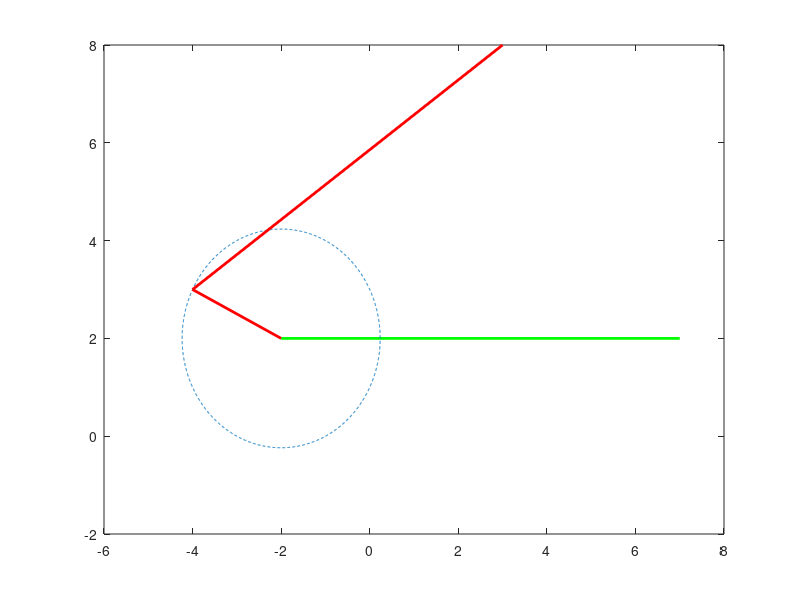

This figure's MATLAB source: (Note: this script raises an error after producing the figure.)
 %%%%%%%%% Path Generation Three Precision Point Problem without Prescribed Timing %%%%%%%%%%
% Fixed line A0B0
a0x=-2;%a0x=input('Enter x coordinate of A0 point=');
a0y=2;%a0y=input('Enter y coordinate of A0 point=');
b0x=7;%b0x=input('Enter x coordinate of B0 point=');
b0y=2;%b0y=input('Enter y coordinate of B0 point=');

% Different Position
p1x=3;%p1x=input('Enter x coordinate of P1 point=');
p1y=8;%p1y=input('Enter y coordinate of P1 point=');

p2x=4;%p2x=input('Enter x coordinate of P2 point=');
p2y=8.5;%p2y=input('Enter y coordinate of P2 point=');

p3x=5;%p3x=input('Enter x coordinate of P3 point=');
p3y=8.2;%p3y=input('Enter y coordinate of P3 point=');

a1x=-4;%p3x=input('Enter x coordinate of A1 point=');
a1y=3;%p3y=input('Enter y coordinate of A1 point=');

% Connect different links
A0B0x=[a0x,b0x];
A0B0y=[a0y,b0y];

% Mechanism Ploting
plot(A0B0x,A0B0y,'green','LineWidth',2);
hold on

% Crank and Crank circle Plotting
A0A1x=[a0x,a1x];
A0A1y=[a0y,a1y];
CrankLength=((a0x-a1x)^2+(a0y-a1y)^2)^0.5;
alpha=0:pi/1000:2*pi;
a0xc=CrankLength*cos(alpha)+a0x;
a0yc=CrankLength*sin(alpha)+a0y;
plot(a0xc,a0yc,'--');
hold on

% Connecting A1P1
APLength=((a1x-p1x)^2+(a1y-p1y)^2)^0.5;
plot(A0A1x,A0A1y,'r','LineWidth',2);
hold on
A1P1x=[a1x,p1x];
A1P1y=[a1y,p1y];
plot(A1P1x,A1P1y,'r','LineWidth',2);
hold on

% Connecting A2P2
C1=[p2x,p2y];
C2=[a0x,a0y];
R1=APLength;
R2=CrankLength;
F=@(x) ([(x(1)-C1(1))^2+(x(2)-C1(2))^2-R1^2; ...
         (x(1)-C2(1))^2+(x(2)-C2(2))^2-R2^2]);
opt=optimoptions(@fsolve);
opt.Algorithm='levenberg-marquardt';
opt.Display='off';
x=fsolve(F,[C1(1),C1(1)+R1],opt);
fprintf('First intersection point for A2P2 line: (%f,%f)\n',x(1),x(2));
a2x=x(1);
a2y=x(2);
plot(a2x,a2y,'r*','MarkerSize',3);
hold on
x=fsolve(F,[C1(1),C1(1)-R1],opt);
fprintf('Second intersection point for A2P2 line: (%f,%f)\n',x(1),x(2));
plot(x(1),x(2),'r*','MarkerSize',3);
hold on

A0A2x=[a0x,a2x];
A0A2y=[a0y,a2y];
plot(A0A2x,A0A2y,'y','LineWidth',2);
hold on
A2P2x=[a2x,p2x];
A2P2y=[a2y,p2y];
plot(A2P2x,A2P2y,'y','LineWidth',2);
hold on

% Connecting A3P3
C1=[p3x,p3y];
C2=[a0x,a0y];
R1=APLength;
R2=CrankLength;
F=@(x) ([(x(1)-C1(1))^2+(x(2)-C1(2))^2-R1^2; ...
         (x(1)-C2(1))^2+(x(2)-C2(2))^2-R2^2]);
opt=optimoptions(@fsolve);
opt.Algorithm='levenberg-marquardt';
opt.Display='off';
x=fsolve(F,[C1(1),C1(1)+R1],opt);
fprintf('First intersection point for A3P3 line: (%f,%f)\n',x(1),x(2));
a3x=x(1);
a3y=x(2);
plot(a3x,a3y,'r*','MarkerSize',3);
hold on
x=fsolve(F,[C1(1),C1(1)-R1],opt);
fprintf('Second intersection point for A3P3 line: (%f,%f)\n',x(1),x(2));
plot(x(1),x(2),'r*','MarkerSize',3);
hold on

A0A3x=[a0x,a3x];
A0A3y=[a0y,a3y];
plot(A0A3x,A0A3y,'m','LineWidth',2);
hold on
A3P3x=[a3x,p3x];
A3P3y=[a3y,p3y];
plot(A3P3x,A3P3y,'m','LineWidth',2);
hold on

% For finding B02 point by intersection method
P2B0Length=((p2x-b0x)^2+(p2y-b0y)^2)^0.5;   % P2A2B0 similar triangle with P1A1B02
A2B0Length=((a2x-b0x)^2+(a2y-b0y)^2)^0.5;
R1=P2B0Length;
R2=A2B0Length;
C1=[p1x,p1y];
C2=[a1x,a1y];
F=@(x) ([(x(1)-C1(1))^2+(x(2)-C1(2))^2-R1^2; ...
         (x(1)-C2(1))^2+(x(2)-C2(2))^2-R2^2]);
opt=optimoptions(@fsolve);
opt.Algorithm='levenberg-marquardt';
opt.Display='off';
x=fsolve(F,[C1(1),C1(1)+R1],opt);
fprintf('First intersection point for B02 point: (%f,%f)\n',x(1),x(2));
x=fsolve(F,[C1(1),C1(1)-R1],opt);
fprintf('Second intersection point for B02 line: (%f,%f)\n',x(1),x(2));
b02x=x(1);
b02y=x(2);
disp(b02x);
plot(b02x,b02y,'r*','MarkerSize',3);
hold on

% Finding B03 pint by intersection method
P3B0Length=((p3x-b0x)^2+(p3y-b0y)^2)^0.5;
A3B0Length=((a3x-b0x)^2+(a3y-b0y)^2)^0.5;
R1=P3B0Length;
R2=A3B0Length;
C1=[p1x,p1y];
C2=[a1x,a1y];
F=@(x) ([(x(1)-C1(1))^2+(x(2)-C1(2))^2-R1^2; ...
         (x(1)-C2(1))^2+(x(2)-C2(2))^2-R2^2]);
opt=optimoptions(@fsolve);
opt.Algorithm='levenberg-marquardt';
opt.Display='off';
x=fsolve(F,[C1(1),C1(1)+R1],opt);
fprintf('First intersection point for B03 point: (%f,%f)\n',x(1),x(2));
x=fsolve(F,[C1(1),C1(1)-R1],opt);
fprintf('Second intersection point for B03 line: (%f,%f)\n',x(1),x(2));
b03x=x(1);
b03y=x(2);
disp(b03x);
plot(b03x,b03y,'r*','MarkerSize',3);
hold on

% Connecting B0B02 and B02B03 line 
B0B02x=[b0x,b02x];
B0B02y=[b0y,b02y];
plot(B0B02x,B0B02y,'--');
hold on
B02B03x=[b02x,b03x];
B02B03y=[b02y,b03y];
plot(B02B03x,B02B03y,'--');
hold on

% Lets find the B1 point by using perpendicular bisector method
b0b02xCenter=(b0x+b02x)/2;
b0b02yCenter=(b0y+b02y)/2;
plot(b0b02xCenter,b0b02yCenter, 'r*', 'MarkerSize', 3);
hold on

b02b03xCenter=(b02x+b03x)/2;
b02b03yCenter=(b02y+b03y)/2;
plot(b02b03xCenter,b02b03yCenter, 'r*', 'MarkerSize', 3);
hold on

mb0b02=(b0y-b02y)/(b0x-b02x);
disp(mb0b02);
mb0b02_ortho=-(1/mb0b02);
disp(mb0b02_ortho);
x=-8:0.1:15;
y_ortho3=mb0b02_ortho*(x-b0b02xCenter)+b0b02yCenter;
plot(x,y_ortho3);
hold on

mb02b03=(b02y-b03y)/(b02x-b03x);
disp(mb02b03);
mb02b03_ortho=-(1/mb02b03);
disp(mb02b03_ortho);
x=-8:0.1:15;
y_ortho4=mb02b03_ortho*(x-b02b03xCenter)+b02b03yCenter;
plot(x,y_ortho4);
hold on

eqns_function=@(var)[var(1)-(mb0b02_ortho)*(var(2)-b0b02xCenter)-b0b02yCenter;
                     var(1)-(mb02b03_ortho)*(var(2)-b02b03xCenter)-b02b03yCenter];
initials=[0;0];
solns=fsolve(eqns_function,initials,...
             optimoptions('fsolve','Display','off'))       
b1y=solns(1);
b1x=solns(2);
plot(b1x,b1y,'r*','MarkerSize',3);
hold on

% Connecting Follower Link
B0B1x=[b0x,b1x];
B0B1y=[b0y,b1y];
plot(B0B1x,B0B1y,'r','LineWidth',2);
hold on
A1B1x=[a1x,b1x];
A1B1y=[a1y,b1y];
plot(A1B1x,A1B1y,'r','LineWidth',2);
hold on
P1B1x=[p1x,b1x];
P1B1y=[p1y,b1y];
plot(P1B1x,P1B1y,'r','LineWidth',2);
hold on

FollowerLength=((b0x-b1x)^2+(b0y-b1y)^2)^0.5;
% Circle for follower link
alpha=0:pi/1000:2*pi;
b0xc=FollowerLength*cos(alpha)+b0x;
b0yc=FollowerLength*sin(alpha)+b0y;
plot(b0xc,b0yc,'--');
hold on

% Length of P1B1
P1B1Length=((p1x-b1x)^2+(p1y-b1y)^2)^0.5;

% Connecting P2B2
C1=[p2x,p2y];
C2=[b0x,b0y];
R1=P1B1Length;
R2=FollowerLength;
F=@(x) ([(x(1)-C1(1))^2+(x(2)-C1(2))^2-R1^2; ...
         (x(1)-C2(1))^2+(x(2)-C2(2))^2-R2^2]);
opt=optimoptions(@fsolve);
opt.Algorithm='levenberg-marquardt';
opt.Display='off';
x=fsolve(F,[C1(1),C1(1)+R1],opt);
fprintf('First intersection point for P2B2 line: (%f,%f)\n',x(1),x(2));
b2x=x(1);
b2y=x(2);
plot(b2x,b2y,'r*','MarkerSize',3);
hold on
x=fsolve(F,[C1(1),C1(1)-R1],opt);
fprintf('Second intersection point for P2B2 line: (%f,%f)\n',x(1),x(2));
plot(x(1),x(2),'r*','MarkerSize',3);
hold on

B0B2x=[b0x,b2x];
B0B2y=[b0y,b2y];
plot(B0B2x,B0B2y,'y','LineWidth',2);
hold on
A2B2x=[a2x,b2x];
A2B2y=[a2y,b2y];
plot(A2B2x,A2B2y,'y','LineWidth',2);
hold on
P2B2x=[p2x,b2x];
P2B2y=[p2y,b2y];
plot(P2B2x,P2B2y,'y','LineWidth',2);
hold on

% Connecting P3B3
C1=[p3x,p3y];
C2=[b0x,b0y];
R1=P1B1Length;
R2=FollowerLength;
F=@(x) ([(x(1)-C1(1))^2+(x(2)-C1(2))^2-R1^2; ...
         (x(1)-C2(1))^2+(x(2)-C2(2))^2-R2^2]);
opt=optimoptions(@fsolve);
opt.Algorithm='levenberg-marquardt';
opt.Display='off';
x=fsolve(F,[C1(1),C1(1)+R1],opt);
fprintf('First intersection point for P2B2 line: (%f,%f)\n',x(1),x(2));
b3x=x(1);
b3y=x(2);
plot(b3x,b3y,'r*','MarkerSize',3);
hold on
x=fsolve(F,[C1(1),C1(1)-R1],opt);
fprintf('Second intersection point for P2B2 line: (%f,%f)\n',x(1),x(2));
plot(x(1),x(2),'r*','MarkerSize',3);
hold on

B0B3x=[b0x,b3x];
B0B3y=[b0y,b3y];
plot(B0B3x,B0B3y,'m','LineWidth',2);
hold on
A3B3x=[a3x,b3x];
A3B3y=[a3y,b3y];
plot(A3B3x,A3B3y,'m','LineWidth',2);
hold on
P3B3x=[p3x,b3x];
P3B3y=[p3y,b3y];
plot(P3B3x,P3B3y,'m','LineWidth',2);
hold on

A1P1Length=((a1x-p1x)^2+(a1y-p1y)^2)^0.5;
P1B1Length=((p1x-b1x)^2+(p1y-b1y)^2)^0.5;
A1B1Length=((a1x-b1x)^2+(a1y-b1y)^2)^0.5;
fprintf('A1P1Length=%f\t\tP1B1Length=%f\t\tA1B1Length=%f\n',A1P1Length,P1B1Length,A1B1Length);

A2P2Length=((a2x-p2x)^2+(a2y-p2y)^2)^0.5;
P2B2Length=((p2x-b2x)^2+(p2y-b2y)^2)^0.5;
A2B2Length=((a2x-b2x)^2+(a2y-b2y)^2)^0.5;
fprintf('A2P2Length=%f\t\tP2B2Length=%f\t\tA2B2Length=%f\n',A2P2Length,P2B2Length,A2B2Length);

A3P3Length=((a3x-p3x)^2+(a3y-p3y)^2)^0.5;
P3B3Length=((p3x-b3x)^2+(p3y-b3y)^2)^0.5;
A3B3Length=((a3x-b3x)^2+(a3y-b3y)^2)^0.5;
fprintf('A3P3Length=%f\t\tP3B3Length=%f\t\tA3B3Length=%f\n',A3P3Length,P3B3Length,A3B3Length);

d=b0x-a0x;
a=CrankLength;
b=A1B1Length;
c=FollowerLength;
A0=[a0x a0y];
B0=[b0x b0y];
k=0.5;
for t=1:500
    theta2=k*(t/10);
    A1=A0+a*[cos(theta2) sin(theta2)];
    k1=d/a;
    k2=d/c;
    k3=(a*a-b*b+c*c+d*d)/(2*a*c);
    k4=d/b;
    k5=(c*c-d*d-a*a-b*b)/(2*a*b);
    A=cos(theta2)-k1-k2*cos(theta2)+k3;
    B=-2*sin(theta2);
    C=k1-(k2+1)*cos(theta2)+k3;
    D=cos(theta2)-k1+k4*cos(theta2)+k5;
    E=-2*sin(theta2);
    F=k1+(k4-1)*cos(theta2)+k5;
    theta3=2*atan(real((-E-(E*E-4*D*F)^0.5)/2*D));
    theta4=2*atan(real((-B-(B*B-4*A*C)^0.5)/2*A));
    B1=B0+c*[cos(theta4) sin(theta4)];  
    
    % Getting P1
    C1=[A1(1),A1(2)];
    C2=[B1(1),B1(2)];
    R1=A1P1Length;
    R2=P1B1Length;
    F=@(x) ([(x(1)-C1(1))^2+(x(2)-C1(2))^2-R1^2; ...
           (x(1)-C2(1))^2+(x(2)-C2(2))^2-R2^2]);
    opt=optimoptions(@fsolve);
    opt.Algorithm='levenberg-marquardt';
    opt.Display='off';
    x=fsolve(F,[C1(1),C1(1)+R1],opt);
    fprintf('First intersection point for P2B2 line: (%f,%f)\n',x(1),x(2));
    P1(1)=x(1);
    P1(2)=x(2);
    plot(b3x,b3y,'r*','MarkerSize',3);
    hold on
    x=fsolve(F,[C1(1),C1(1)-R1],opt);
    fprintf('Second intersection point for P2B2 line: (%f,%f)\n',x(1),x(2));
    P1=[P1(1) P1(2)];
    
    crank=line([A0(1) A1(1)],[A0(2) A1(2)]);
    coupler=line([A1(1) B1(1)],[A1(2) B1(2)]);
    follower=line([B0(1) B1(1)],[B0(2) B1(2)]);
    coupler2=line([A1(1) P1(1)],[A1(2) P1(2)]);
    coupler3=line([B1(1) P1(1)],[B1(2) P1(2)]);
    
    A1_traj=viscircles([a0x a0y],a,'LineStyle','--');
    A0_circ=viscircles(A0,0.1);
    A1_circ=viscircles(A1,0.1);
    B1_traj=viscircles([b0x b0y],c,'LineStyle','--');
    B1_circ=viscircles(B1,0.1);
    B0_circ=viscircles(B0,0.1);
    P1_circ=viscircles(P1,0.1);
    
    pause(0.001);
    delete(crank);
    delete(coupler);
    delete(follower);
    delete(coupler2);
    delete(coupler3);
    delete(A0_circ);
    delete(A1_circ);
    delete(B1_circ);
    delete(B0_circ);
    delete(P1_circ);
    
    %Check length
    cranklength=((A0(1)-A1(1))^2+(A0(2)-A1(2))^2)^0.5;
    couplerlength=((B1(1)-A1(1))^2+(B1(2)-A1(2))^2)^0.5;
    followerlength=((B0(1)-B1(1))^2+(B0(2)-B1(2))^2)^0.5;
    coupler2length=((P1(1)-A1(1))^2+(P1(2)-A1(2))^2)^0.5;
    coupler3length=((B1(1)-P1(1))^2+(B1(2)-P1(2))^2)^0.5;
    
    disp(cranklength);
    disp(couplerlength);
    disp(followerlength);
    disp(coupler2length);
    disp(coupler3length);
end

axis([-20 20 -20 20])
axis('equal')
